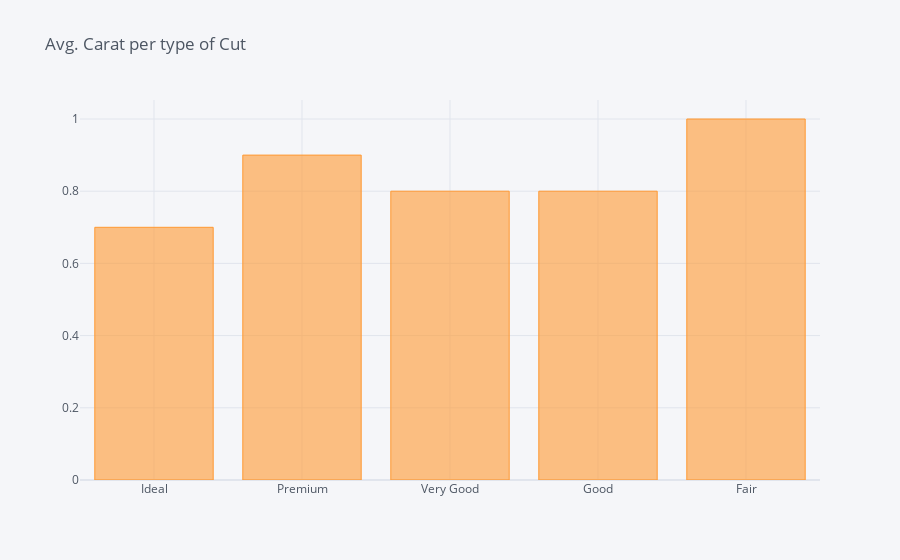

Notebook cell for this chart:
### Code cell
cut_carat.iplot(kind='bar', 
               color= 'orange',  
               title = 'Avg. Carat per type of Cut', 
               fontsize = 14);

### Figure 1 — Plotly figure (JSON) as saved in the notebook; plotly's stock layout.template omitted (floating-point values rounded to 4 significant figures)
{"data": [{"marker": {"color": "rgba(255, 153, 51, 0.6)", "line": {"color": "rgba(255, 153, 51, 1.0)", "width": 1}}, "name": "carat", "orientation": "v", "text": "", "type": "bar", "x": ["Ideal", "Premium", "Very Good", "Good", "Fair"], "y": [0.7, 0.9, 0.8, 0.8, 1]}], "layout": {"autosize": true, "legend": {"bgcolor": "#F5F6F9", "font": {"color": "#4D5663"}}, "paper_bgcolor": "#F5F6F9", "plot_bgcolor": "#F5F6F9", "title": {"font": {"color": "#4D5663"}, "text": "Avg. Carat per type of Cut"}, "xaxis": {"autorange": true, "gridcolor": "#E1E5ED", "range": [-0.5, 4.5], "showgrid": true, "tickfont": {"color": "#4D5663"}, "title": {"font": {"color": "#4D5663"}, "text": ""}, "type": "category", "zerolinecolor": "#E1E5ED"}, "yaxis": {"autorange": true, "gridcolor": "#E1E5ED", "range": [0, 1.053], "showgrid": true, "tickfont": {"color": "#4D5663"}, "title": {"font": {"color": "#4D5663"}, "text": ""}, "type": "linear", "zerolinecolor": "#E1E5ED"}}}
